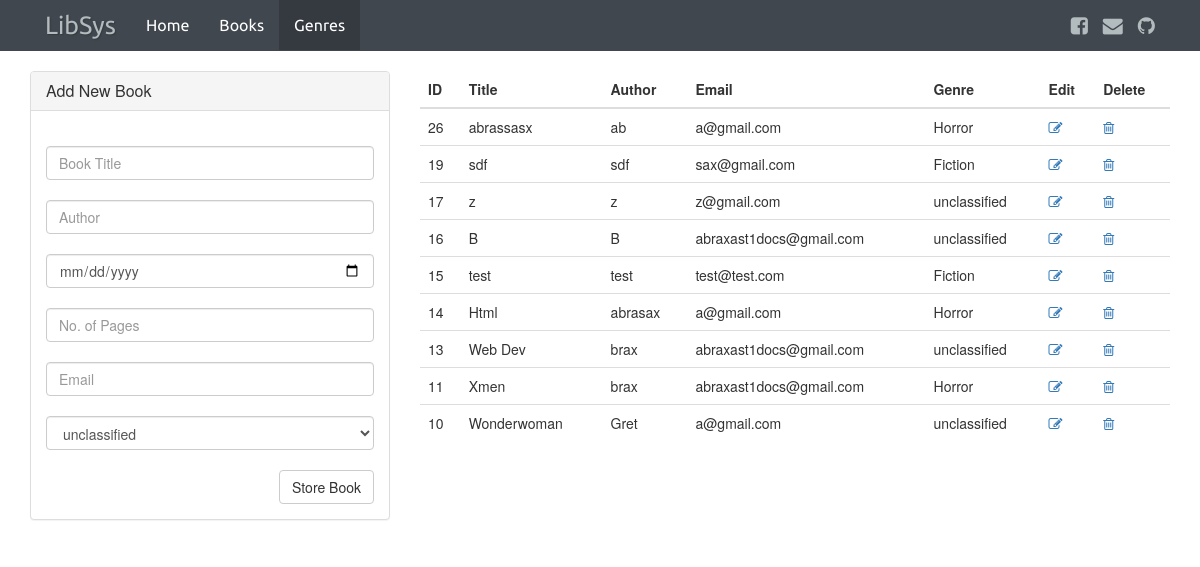
The page / on the database its author committed.
### tables this page shows
CREATE TABLE `books` (
  `book_id` int(11) NOT NULL,
  `book_name` varchar(255) NOT NULL,
  `author` varchar(255) NOT NULL,
  `published` date NOT NULL,
  `no_pages` int(11) NOT NULL,
  `email` varchar(255) NOT NULL,
  `genre_id` int(11) NOT NULL
);

CREATE TABLE `genre` (
  `genre_id` int(11) NOT NULL,
  `genre` varchar(128) NOT NULL,
  `description` text
);

### db.php (called while the page is built, shortened)
<?php
class Database{
    public function __construct(){
        $this->con = mysqli_connect(DB_HOST, DB_USER, DB_PASSWORD, DB_NAME);
        return $this->con;
    }
}

### action.php (called while the page is built, shortened)
<?php
include "config/db.php";
class DataOperation extends Database
{
	public function fetch_record_all($table){
		$sql = "SELECT * FROM ".$table;
		$query = mysqli_query($this->con,$sql);
        $array = mysqli_fetch_all($query, MYSQLI_ASSOC);
		return $array;
	}
	public function fetch_books($table1, $table2){
		$sql = "SELECT b.book_id,b.book_name, b.author, b.email, g.genre FROM ".$table1." b join ".$table2." g where b.genre_id = g.genre_id ORDER BY b.book_id DESC";
		$query = mysqli_query($this->con,$sql);
        $array = mysqli_fetch_all($query, MYSQLI_ASSOC);
		return $array;
	}
}
$obj = new DataOperation;
?>

### index.php (the view)
<?php
    include 'action.php';
?>
<?php include('inc/header.php'); ?>
<?php include('inc/navtop.php'); ?>
<br>
<div class="container">
    <div class="row">
        <div class="col-md-4" id="content">
            <?php if(isset($_GET["updatebook"])){
		        if(isset($_GET["id"])){
				    $id = $_GET["id"];
				}
				$where = array("book_id"=>$id);
				$row = $obj->select_record("books",$where);
		    ?>
            <div class="panel panel-default">
            <div class="panel-heading">
                <h3 class="panel-title">Edit Book</h3>
            </div>
            <div class="panel-body">
                <form action="<?= ROOT_URL; ?>action.php" method="POST">
                <input class="form-control" type="hidden" name="book_id" value="<?= $row['book_id']; ?>"><br>
                <input class="form-control" type="text" name="book_name" value="<?= $row['book_name']; ?>" placeholder="Book Title" required><br>
                <input class="form-control" type="text" name="author" value="<?= $row['author']; ?>" placeholder="Author" required><br>
                <input class="form-control" type="date" name="published" value="<?= $row['published']; ?>" placeholder="Date Published" required><br>
                <input class="form-control" type="text" name="no_pages" value="<?= $row['no_pages']; ?>" placeholder="No. of Pages" required><br>
                <input class="form-control" type="email" name="email" value="<?= $row['email']; ?>" placeholder="Email" required><br>
                <select class="form-control" name="category">
                    <?php $myrow = $obj->fetch_record('genre'); ?>
                    <?php foreach($myrow as $row1) : ?>
                        <?php if($row['genre_id'] == $row1['genre_id']) :?>
                            <option value="<?= $row1['genre_id']; ?>" selected="selected"><?= $row1['genre']; ?></option>
                        <?php else: ?>
                            <option value="<?= $row1['genre_id']; ?>"><?= $row1['genre']; ?></option>
                        <?php endif; ?>
                    <?php endforeach; ?>
                </select><br>
                <input class="btn btn-default pull-right" type="submit" name="edit_book" value="Update Book">
                </form><br>
            </div>
            </div>
        <?php }else{ ?>
            <div class="panel panel-default">
            <div class="panel-heading">
                <h3 class="panel-title">Add New Book</h3>
            </div>
            <div class="panel-body">
                <form action="<?= ROOT_URL; ?>action.php" method="POST"><br>
                <input class="form-control" type="text" name="book_name" placeholder="Book Title" required><br>
                <input class="form-control" type="text" name="author" placeholder="Author" required><br>
                <input class="form-control" type="date" name="published" placeholder="Date Published" required><br>
                <input class="form-control" type="text" name="no_pages" placeholder="No. of Pages" required><br>
                <input class="form-control" type="email" name="email" placeholder="Email" required><br>
                <select class="form-control" name="category">
                    <?php $myrow = $obj->fetch_record_all('genre'); ?>
                    <?php foreach($myrow as $row) : ?>
                        <option value="<?= $row['genre_id']; ?>"><?= $row['genre']; ?></option>
                    <?php endforeach; ?>
                </select><br>
                <input class="btn btn-default pull-right" type="submit" name="submit" value="Store Book">
                </form><br>
             </div>
            </div>
        <?php } ?>
       </div>
       <div class="col-md-8">
             <table class="table hover" id="mytable">
                <thead>
                    <tr>
                        <th>ID</th>
                        <th>Title</th>
                        <th>Author</th>
                        <th>Email</th>
                        <th>Genre</th>
                        <th>Edit</th>
                        <th>Delete</th>
                    </tr>
                </thead>
                    <tr>
                        <?php $myrow = $obj->fetch_books('books','genre'); ?>
                        <?php foreach($myrow as $row) : ?>
                        <td><?= $row['book_id']; ?></td>
                        <td><?= $row['book_name']; ?></td>
                        <td><?= $row['author']; ?></td>
                        <td><?= $row['email']; ?></td>
                        <td><?= $row['genre']; ?></td>
                        <td><a href="<?= ROOT_URL; ?>index.php?updatebook=1&id=<?= $row["book_id"]; ?>"><i class="fa fa-pencil-square-o" aria-hidden="true"></i></a></td>
                        <td><a href="<?= ROOT_URL; ?>index.php?deletebook=1&id=<?= $row["book_id"]; ?>"><i class="fa fa-trash-o" aria-hidden="true"></i></a></td>
                    </tr>
                <?php endforeach; ?>
            </table>
        </div>
    </div>
</div>
<?php include('inc/footer.php'); ?>

### header.php (shortened to what this page needs)
<!DOCTYPE html>
<html lang="en">
    <head>
        <link rel="stylesheet" type="text/css" href="https://maxcdn.bootstrapcdn.com/bootstrap/3.3.7/css/bootstrap.min.css">
        <link rel="stylesheet" type="text/css" href="https://cdn.datatables.net/v/dt/dt-1.10.15/datatables.min.css"/>
        <link rel="stylesheet" type="text/css" href="https://maxcdn.bootstrapcdn.com/font-awesome/4.7.0/css/font-awesome.min.css">
        <link rel="stylesheet" type="text/css" href="<?= ROOT_URL ?>main.css">
    </head>
    <body>

### navtop.php (shortened to what this page needs)
<nav  id="header" class="navbar-default">
  <div class="container">
    <div class="navbar-header">
      <a id="navbar-brand"  class="navbar-brand" href="<?= ROOT_URL; ?>home.php">LibSys</a>
    </div>
    <div class="collapse navbar-collapse" id="bs-example-navbar-collapse-1">
      <ul id="navlinks_l" class="nav navbar-nav">
        <li id="n1"><a class="n1" href="<?= ROOT_URL; ?>home.php">Home</a></li>
        <li id="n2"><a class="n2" href="<?= ROOT_URL; ?>index.php">Books</a></li>
        <li id="n3"><a class="n3" href="<?= ROOT_URL; ?>genre.php">Genres</a></li>
      </ul>
      <ul id="navlinks_r" class="nav navbar-nav navbar-right">
        <li><a href="https://web.facebook.com/abraxas.tago" target="_blank"><i class="fa fa-facebook-square" aria-hidden="true"></i></a></li>
        <li><a href="mailto:abraxast1docs@gmail.com"><i class="fa fa-envelope" aria-hidden="true"></i></a></li>
        <li><a href="https://github.com/Abrasas-dev" target="_blank"><i class="fa fa-github" aria-hidden="true"></i></a></li>
      </ul>
    </div>
  </div>
</nav>

### footer.php (shortened to what this page needs)
    </body>
</html>

### main.css (style rules this page uses)
#header { background: rgba(65, 71, 79, 1); }
#navbar-brand { color: rgba(178, 187, 189, 1); font-size: 25px; font-family: 'Ubuntu', sans-serif; text-decoration: none; transition: color .5s ease-in-out; text-shadow: 1px 1px 1px rgba(45,45,45,.5); }
#navlinks_l li a { color: white; font-size: 16px; font-family:'Ubuntu', sans-serif; }
#navlinks_r li a { color: rgba(178, 187, 189, 1); font-size: 20px; padding-left: 0px; transition: color .5s ease-in-out; }

### rows shown on the page
books: book_id "26", book_name "abrassasx", author "ab", email "a@gmail.com", genre.genre "Horror"
books: book_id "19", book_name "sdf", author "sdf", email "sax@gmail.com", genre.genre "Fiction"
books: book_id "17", book_name "z", author "z", email "z@gmail.com", genre.genre "unclassified"
books: book_id "16", book_name "B", author "B", email "abraxast1docs@gmail.com", genre.genre "unclassified"
books: book_id "15", book_name "test", author "test", email "test@test.com", genre.genre "Fiction"
books: book_id "14", book_name "Html", author "abrasax", email "a@gmail.com", genre.genre "Horror"
books: book_id "13", book_name "Web Dev", author "brax", email "abraxast1docs@gmail.com", genre.genre "unclassified"
books: book_id "11", book_name "Xmen", author "brax", email "abraxast1docs@gmail.com", genre.genre "Horror"
books: book_id "10", book_name "Wonderwoman", author "Gret", email "a@gmail.com", genre.genre "unclassified"

### other values the page prints
form field category "unclassified"
